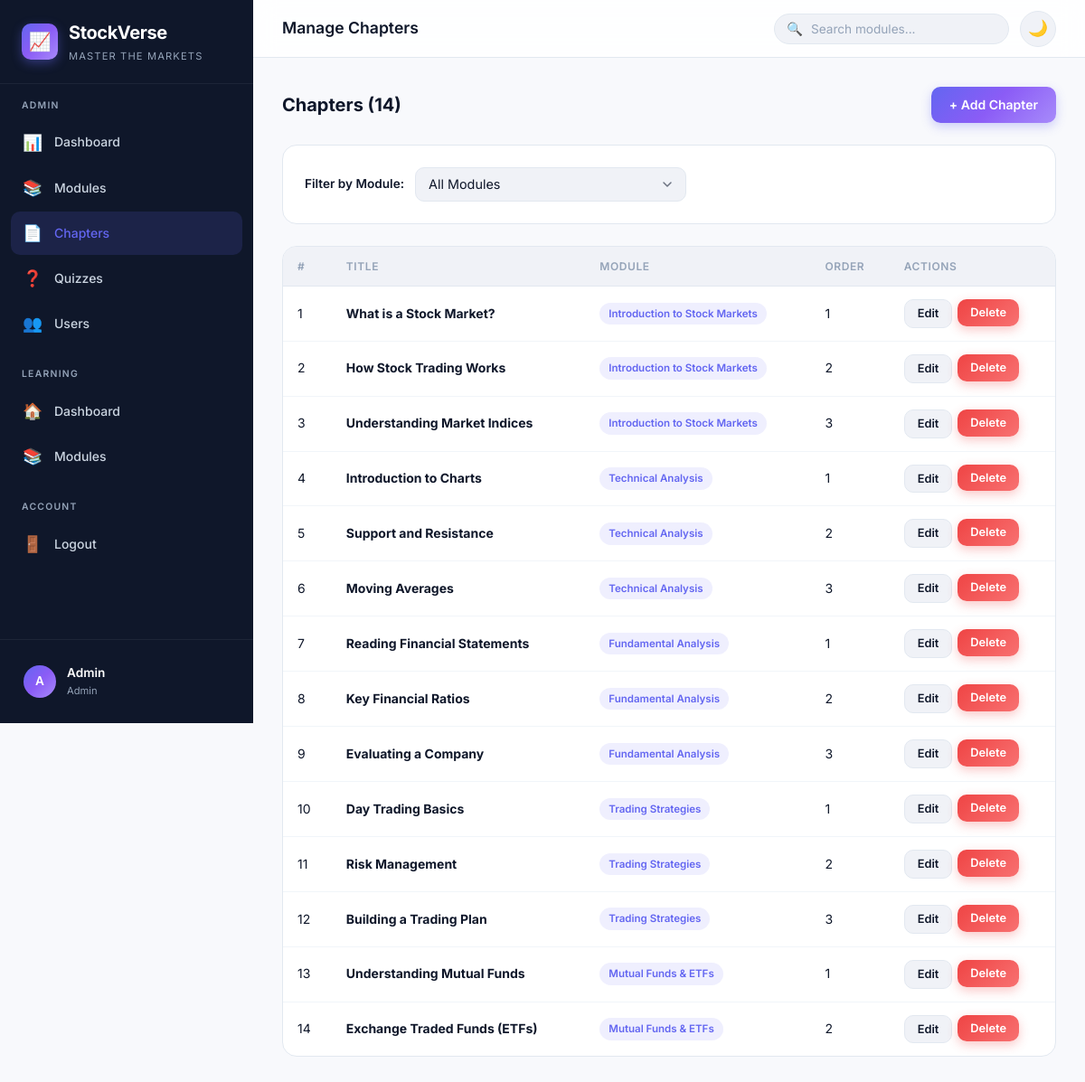
/admin/chapters.php (signed in), run on the app's committed database.
### tables this page shows
CREATE TABLE IF NOT EXISTS chapters (
    id INT AUTO_INCREMENT PRIMARY KEY,
    module_id INT NOT NULL,
    title VARCHAR(200) NOT NULL,
    content LONGTEXT,
    order_index INT DEFAULT 0,
    created_at TIMESTAMP DEFAULT CURRENT_TIMESTAMP,
    FOREIGN KEY (module_id) REFERENCES modules(id) ON DELETE CASCADE
);

CREATE TABLE IF NOT EXISTS modules (
    id INT AUTO_INCREMENT PRIMARY KEY,
    title VARCHAR(200) NOT NULL,
    description TEXT,
    icon VARCHAR(50) DEFAULT '📊',
    created_at TIMESTAMP DEFAULT CURRENT_TIMESTAMP
);

### includes/auth.php (called while the page is built, shortened)
<?php
function isLoggedIn(): bool {
    return isset($_SESSION['user_id']);
}
function isAdmin(): bool {
    return isLoggedIn() && ($_SESSION['user_role'] ?? '') === 'admin';
}
function getCurrentUser(): ?array {
    return [
        'id'   => $_SESSION['user_id'],
        'name' => $_SESSION['user_name'],
        'email'=> $_SESSION['user_email'],
        'role' => $_SESSION['user_role'],
    ];
}
function e(?string $value): string {
    return htmlspecialchars($value ?? '', ENT_QUOTES, 'UTF-8');
}

### admin/chapters.php (the view, shortened to what this page needs)
<?php
require_once INCLUDES_PATH . '/auth.php';
$db = getDB();
$filterModule = isset($_GET['module_id']) ? (int)$_GET['module_id'] : 0;
if ($filterModule > 0) {
    $stmt = $db->prepare('SELECT c.*, m.title as module_title FROM chapters c JOIN modules m ON m.id = c.module_id WHERE c.module_id = ? ORDER BY c.order_index');
    $stmt->execute([$filterModule]);
} else {
    $stmt = $db->query('SELECT c.*, m.title as module_title FROM chapters c JOIN modules m ON m.id = c.module_id ORDER BY c.module_id, c.order_index');
}
$chapters = $stmt->fetchAll();
$pageTitle = 'Manage Chapters';
$currentPage = 'admin-chapters';
require_once INCLUDES_PATH . '/header.php';
?>
<div class="section-header">
    <h2>Chapters (<?= count($chapters) ?>)</h2>
    <button class="btn btn-primary" data-modal-open="chapterModal" onclick="document.getElementById('chapterForm').reset();document.getElementById('chapterFormAction').value='create';document.getElementById('chapterFormId').value='';document.querySelector('#chapterModal .modal-header h3').textContent='Add Chapter'">
        + Add Chapter
    </button>
</div>
<div class="card mb-24">
    <form method="GET" class="d-flex align-center gap-12">
        <label style="font-size:0.85rem;font-weight:600;white-space:nowrap">Filter by Module:</label>
        <select name="module_id" class="form-control" style="max-width:300px" onchange="this.form.submit()">
            <option value="0">All Modules</option>
        </select>
    </form>
</div>
<?php if (empty($chapters)): ?>
    <div class="empty-state">
        <div class="empty-icon">📄</div>
        <h3>No Chapters</h3>
        <p>Create chapters to add content to your modules.</p>
    </div>
<?php else: ?>
<div class="table-container animate-slide-up">
    <table class="data-table">
        <thead><tr><th>#</th><th>Title</th><th>Module</th><th>Order</th><th>Actions</th></tr></thead>
        <tbody>
            <?php foreach ($chapters as $c): ?>
            <tr>
                <td><?= $c['id'] ?></td>
                <td><strong><?= e($c['title']) ?></strong></td>
                <td><span class="badge badge-primary"><?= e($c['module_title']) ?></span></td>
                <td><?= $c['order_index'] ?></td>
                <td>
                    <div class="actions">
                        <button class="btn btn-secondary btn-sm" onclick="openChapterEdit(<?= htmlspecialchars(json_encode($c), ENT_QUOTES) ?>)">Edit</button>
                        <form method="POST" style="display:inline" onsubmit="return confirm('Delete this chapter?')">
                            <button type="submit" class="btn btn-danger btn-sm">Delete</button>
                        </form>
                    </div>
                </td>
            </tr>
            <?php endforeach; ?>
        </tbody>
    </table>
</div>
<?php endif; ?>
<?php require_once INCLUDES_PATH . '/footer.php'; ?>

### includes/header.php (shortened to what this page needs)
<?php
require_once __DIR__ . '/auth.php';
$user = getCurrentUser();
$isAdminUser = isAdmin();
$initials = $user ? strtoupper(substr($user['name'], 0, 1)) : '?';
?>
<!DOCTYPE html>
<html lang="en">
<head>
    <link rel="stylesheet" href="<?= ASSETS_PATH ?>/css/style.css">
    <link rel="stylesheet" href="<?= ASSETS_PATH ?>/css/components.css">
    <link rel="stylesheet" href="<?= ASSETS_PATH ?>/css/pages.css">
</head>
<body>
<div class="app-layout">
    <aside class="sidebar" id="sidebar">
        <div class="sidebar-brand">
            <div class="brand-icon">📈</div>
            <div>
                <h1><?= APP_NAME ?></h1>
                <span><?= APP_TAGLINE ?></span>
            </div>
        </div>
        <nav class="sidebar-nav">
            <?php if ($isAdminUser): ?>
            <div class="nav-section">
                <div class="nav-label">Admin</div>
                <a href="<?= BASE_URL ?>/admin/dashboard.php" class="nav-item <?= ($currentPage ?? '') === 'admin-dashboard' ? 'active' : '' ?>">
                    <span class="nav-icon">📊</span> Dashboard
                </a>
                <a href="<?= BASE_URL ?>/admin/modules.php" class="nav-item <?= ($currentPage ?? '') === 'admin-modules' ? 'active' : '' ?>">
                    <span class="nav-icon">📚</span> Modules
                </a>
                <a href="<?= BASE_URL ?>/admin/chapters.php" class="nav-item <?= ($currentPage ?? '') === 'admin-chapters' ? 'active' : '' ?>">
                    <span class="nav-icon">📄</span> Chapters
                </a>
                <a href="<?= BASE_URL ?>/admin/quizzes.php" class="nav-item <?= ($currentPage ?? '') === 'admin-quizzes' ? 'active' : '' ?>">
                    <span class="nav-icon">❓</span> Quizzes
                </a>
                <a href="<?= BASE_URL ?>/admin/users.php" class="nav-item <?= ($currentPage ?? '') === 'admin-users' ? 'active' : '' ?>">
                    <span class="nav-icon">👥</span> Users
                </a>
            </div>
            <?php endif; ?>
            <div class="nav-section">
                <div class="nav-label">Learning</div>
                <a href="<?= BASE_URL ?>/user/dashboard.php" class="nav-item <?= ($currentPage ?? '') === 'dashboard' ? 'active' : '' ?>">
                    <span class="nav-icon">🏠</span> Dashboard
                </a>
                <a href="<?= BASE_URL ?>/user/modules.php" class="nav-item <?= ($currentPage ?? '') === 'modules' ? 'active' : '' ?>">
                    <span class="nav-icon">📚</span> Modules
                </a>
            </div>
            <div class="nav-section">
                <div class="nav-label">Account</div>
                <a href="<?= BASE_URL ?>/auth/logout.php" class="nav-item">
                    <span class="nav-icon">🚪</span> Logout
                </a>
            </div>
        </nav>
        <div class="sidebar-footer">
            <div class="sidebar-user">
                <div class="user-avatar"><?= $initials ?></div>
                <div>
                    <div class="user-name"><?= e($user['name'] ?? 'Guest') ?></div>
                    <div class="user-role"><?= e(ucfirst($user['role'] ?? 'user')) ?></div>
                </div>
            </div>
        </div>
    </aside>
    <main class="main-content">
        <header class="topbar">
            <div class="topbar-left">
                <h2 class="page-title"><?= e($pageTitle ?? 'Dashboard') ?></h2>
            </div>
            <div class="topbar-right">
                <div class="search-bar">
                    <span class="search-icon">🔍</span>
                    <input type="text" id="searchInput" placeholder="Search modules...">
                </div>
                <button class="theme-toggle" id="themeToggle" title="Toggle theme">🌙</button>
            </div>
        </header>
        <div class="page-content">

### includes/footer.php (shortened to what this page needs)
        </div>
    </main>
</div>
</body>
</html>

### assets/css/components.css (style rules this page uses)
.section-header { display:flex;align-items:center;justify-content:space-between;margin-bottom:24px }
.section-header h2 { font-size:1.25rem;font-weight:700;color:var(--text-primary) }
.btn { display:inline-flex;align-items:center;justify-content:center;gap:8px;padding:10px 20px;border-radius:var(--radius-md);font-size:0.875rem;font-weight:600;font-family:'Inter',sans-serif;cursor:pointer;border:none;transition:all var(--transition-fast);text-decoration:none;line-height:1.4 }
.btn-primary { background:var(--gradient-primary);color:#fff;box-shadow:0 4px 12px rgba(99,102,241,0.3) }
.btn-secondary { background:var(--bg-tertiary);color:var(--text-primary);border:1px solid var(--border-color) }
.btn-danger { background:linear-gradient(135deg,#ef4444,#f87171);color:#fff;box-shadow:0 4px 12px rgba(239,68,68,0.3) }
.btn-sm { padding:6px 14px;font-size:0.8rem }
.form-control { width:100%;padding:10px 14px;background:var(--bg-tertiary);border:1px solid var(--border-color);border-radius:var(--radius-md);font-size:0.9rem;color:var(--text-primary);font-family:'Inter',sans-serif;transition:all var(--transition-fast) }
.form-control::placeholder { color:var(--text-tertiary) }
select.form-control { cursor:pointer;appearance:none;background-position:right 10px center;background-repeat:no-repeat;background-size:20px;padding-right:36px }
.table-container { background:var(--bg-card);border:1px solid var(--border-color);border-radius:var(--radius-lg);overflow:hidden }
.data-table { width:100%;border-collapse:collapse }
.data-table th { background:var(--bg-tertiary);padding:12px 16px;font-size:0.75rem;font-weight:600;text-transform:uppercase;letter-spacing:0.05em;color:var(--text-tertiary);text-align:left;border-bottom:1px solid var(--border-color) }
.data-table td { padding:14px 16px;font-size:0.875rem;color:var(--text-primary);border-bottom:1px solid var(--border-light) }
.data-table tr:last-child td { border-bottom:none }
.data-table .actions { display:flex;gap:6px }
.badge { display:inline-flex;align-items:center;padding:3px 10px;border-radius:var(--radius-full);font-size:0.72rem;font-weight:600 }
.badge-primary { background:var(--accent-primary-light);color:var(--accent-primary) }
.card { background:var(--bg-card);border:1px solid var(--border-color);border-radius:var(--radius-lg);padding:24px }

### assets/css/pages.css (style rules this page uses)
.animate-slide-up { animation:slideUp 0.5s ease }
.mb-24 { margin-bottom:24px }
.d-flex { display:flex }
.align-center { align-items:center }
.gap-12 { gap:12px }

### data on the page
chapters: id "1", title "What is a Stock Market?", module.title "Introduction to Stock Markets", order_index "1"
chapters: id "2", title "How Stock Trading Works", module.title "Introduction to Stock Markets", order_index "2"
chapters: id "3", title "Understanding Market Indices", module.title "Introduction to Stock Markets", order_index "3"
chapters: id "4", title "Introduction to Charts", module.title "Technical Analysis", order_index "1"
chapters: id "5", title "Support and Resistance", module.title "Technical Analysis", order_index "2"
chapters: id "6", title "Moving Averages", module.title "Technical Analysis", order_index "3"
chapters: id "7", title "Reading Financial Statements", module.title "Fundamental Analysis", order_index "1"
chapters: id "8", title "Key Financial Ratios", module.title "Fundamental Analysis", order_index "2"
chapters: id "9", title "Evaluating a Company", module.title "Fundamental Analysis", order_index "3"
chapters: id "10", title "Day Trading Basics", module.title "Trading Strategies", order_index "1"
chapters: id "11", title "Risk Management", module.title "Trading Strategies", order_index "2"
chapters: id "12", title "Building a Trading Plan", module.title "Trading Strategies", order_index "3"
chapters: id "13", title "Understanding Mutual Funds", module.title "Mutual Funds & ETFs", order_index "1"
chapters: id "14", title "Exchange Traded Funds (ETFs)", module.title "Mutual Funds & ETFs", order_index "2"

### other printed values
APP_NAME "StockVerse"
APP_TAGLINE "MASTER THE MARKETS"
$initials "A"
$user['name'] "Admin"
$user['role'] "Admin"
$pageTitle "Manage Chapters"
count($chapters) "14"
